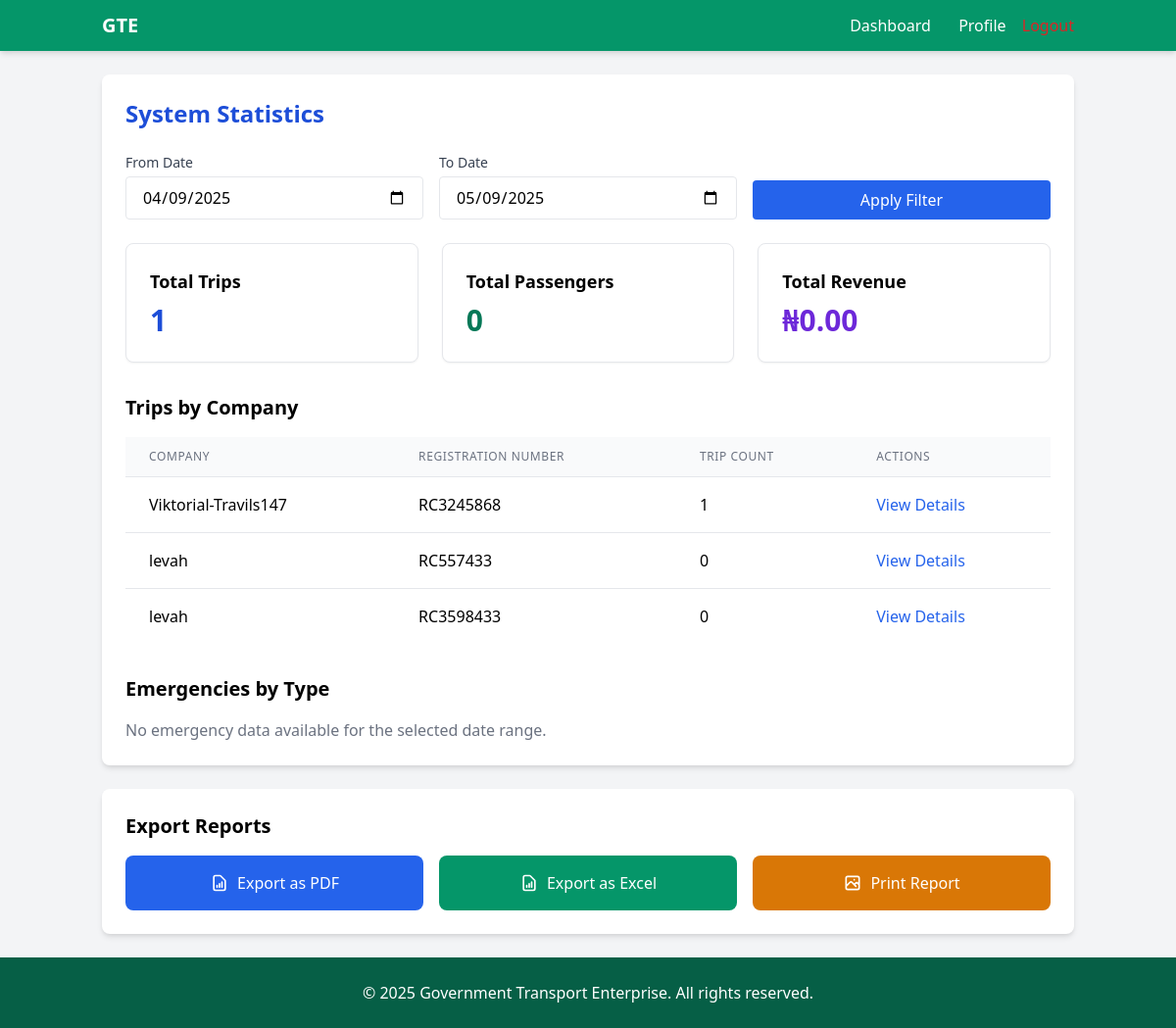
The app's page /dashboard/admin/statistics/ (signed in) with its own data.
### companies/models.py (models this page shows, shortened)
class Company(models.Model):
    user = models.OneToOneField(settings.AUTH_USER_MODEL, on_delete=models.CASCADE, related_name='company_profile')
    name = models.CharField(max_length=100)
    address = models.TextField()
    registration_number = models.CharField(max_length=50, unique=True)
    contact_person = models.CharField(max_length=100)
    contact_phone = models.CharField(max_length=15)
    logo = models.ImageField(upload_to='company_logos/', blank=True, null=True)
    date_joined = models.DateTimeField(auto_now_add=True)
    is_active = models.BooleanField(default=True)

### dashboard/views.py (the view)
# urls.py: path('admin/statistics/', views.system_statistics, name='admin_system_statistics'),
@login_required
def system_statistics(request):
    if not request.user.is_administrator():
        messages.error(request, "You don't have permission to access this page.")
        return redirect('home')
    date_from = request.GET.get('date_from', '')
    date_to = request.GET.get('date_to', '')
    if not date_from or not date_to:
        date_to = timezone.now().date()
        date_from = date_to - timedelta(days=30)
    trips = Trip.objects.filter(
        departure_time__date__gte=date_from,
        departure_time__date__lte=date_to
    )
    total_trips = trips.count()
    total_passengers = sum(trip.total_passengers() for trip in trips)
    total_revenue = sum(trip.total_fee() for trip in trips)
    trips_by_company = Company.objects.annotate(
        trip_count=Count('trips', filter=Q(
            trips__departure_time__date__gte=date_from,
            trips__departure_time__date__lte=date_to
        ))
    ).order_by('-trip_count')
    emergencies = Emergency.objects.filter(
        reported_time__date__gte=date_from,
        reported_time__date__lte=date_to
    )
    emergencies_by_type = emergencies.values('emergency_type').annotate(count=Count('id'))
    context = {
        'date_from': date_from,
        'date_to': date_to,
        'total_trips': total_trips,
        'total_passengers': total_passengers,
        'total_revenue': total_revenue,
        'trips_by_company': trips_by_company,
        'emergencies_by_type': emergencies_by_type,
    }
    return render(request, 'dashboard/system_statistics.html', context)

### accounts/models.py (called while the page is built)
    def is_administrator(self):
        return self.user_type == 'admin'

### trips/models.py (called while the page is built)
    def total_passengers(self):
        return self.passengers.count()

    def total_fee(self):
        return self.total_passengers() * self.fee_per_passenger

### templates/dashboard/system_statistics.html (shortened to what this page needs)
{% extends 'base.html' %}
{% block content %}
<div class="space-y-6">
    <div class="bg-white p-6 rounded-lg shadow-md">
        <h1 class="text-2xl font-bold text-blue-700 mb-6">System Statistics</h1>
        <form method="get" class="mb-6">
            <div class="grid grid-cols-1 md:grid-cols-3 gap-4">
                <div>
                    <label for="date_from" class="block text-sm font-medium text-gray-700 mb-1">From Date</label>
                    <input type="date" id="date_from" name="date_from" value="{{ date_from|date:'Y-m-d' }}" class="block w-full px-4 py-2 border rounded focus:outline-none focus:ring-2 focus:ring-blue-500">
                </div>
                <div>
                    <label for="date_to" class="block text-sm font-medium text-gray-700 mb-1">To Date</label>
                    <input type="date" id="date_to" name="date_to" value="{{ date_to|date:'Y-m-d' }}" class="block w-full px-4 py-2 border rounded focus:outline-none focus:ring-2 focus:ring-blue-500">
                </div>
                <div class="flex items-end">
                    <button type="submit" class="bg-blue-600 text-white px-4 py-2 rounded hover:bg-blue-700 w-full">
                        Apply Filter
                    </button>
                </div>
            </div>
        </form>
        <div class="grid grid-cols-1 md:grid-cols-3 gap-6 mb-8">
            <div class="bg-white p-6 border rounded-lg shadow-sm">
                <h3 class="text-lg font-semibold mb-2">Total Trips</h3>
                <p class="text-3xl font-bold text-blue-700">{{ total_trips }}</p>
            </div>
            <div class="bg-white p-6 border rounded-lg shadow-sm">
                <h3 class="text-lg font-semibold mb-2">Total Passengers</h3>
                <p class="text-3xl font-bold text-green-700">{{ total_passengers }}</p>
            </div>
            <div class="bg-white p-6 border rounded-lg shadow-sm">
                <h3 class="text-lg font-semibold mb-2">Total Revenue</h3>
                <p class="text-3xl font-bold text-purple-700">₦{{ total_revenue|floatformat:2 }}</p>
            </div>
        </div>
        <div class="mb-8">
            <h2 class="text-xl font-semibold mb-4">Trips by Company</h2>
            {% if trips_by_company %}
                <div class="overflow-x-auto">
                    <table class="min-w-full divide-y divide-gray-200">
                        <thead class="bg-gray-50">
                            <tr>
                                <th class="px-6 py-3 text-left text-xs font-medium text-gray-500 uppercase tracking-wider">Company</th>
                                <th class="px-6 py-3 text-left text-xs font-medium text-gray-500 uppercase tracking-wider">Registration Number</th>
                                <th class="px-6 py-3 text-left text-xs font-medium text-gray-500 uppercase tracking-wider">Trip Count</th>
                                <th class="px-6 py-3 text-left text-xs font-medium text-gray-500 uppercase tracking-wider">Actions</th>
                            </tr>
                        </thead>
                        <tbody class="bg-white divide-y divide-gray-200">
                            {% for company in trips_by_company %}
                                <tr>
                                    <td class="px-6 py-4 whitespace-nowrap font-medium">{{ company.name }}</td>
                                    <td class="px-6 py-4 whitespace-nowrap">{{ company.registration_number }}</td>
                                    <td class="px-6 py-4 whitespace-nowrap">{{ company.trip_count }}</td>
                                    <td class="px-6 py-4 whitespace-nowrap">
                                        <a href="{% url 'admin_company_detail' company.id %}" class="text-blue-600 hover:text-blue-900">View Details</a>
                                    </td>
                                </tr>
                            {% endfor %}
                        </tbody>
                    </table>
                </div>
            {% else %}
                <p class="text-gray-500">No trip data available for the selected date range.</p>
            {% endif %}
        </div>
        <div>
            <h2 class="text-xl font-semibold mb-4">Emergencies by Type</h2>
            {% if emergencies_by_type %}
                <div class="overflow-x-auto">
                    <table class="min-w-full divide-y divide-gray-200">
                        <thead class="bg-gray-50">
                            <tr>
                                <th class="px-6 py-3 text-left text-xs font-medium text-gray-500 uppercase tracking-wider">Emergency Type</th>
                                <th class="px-6 py-3 text-left text-xs font-medium text-gray-500 uppercase tracking-wider">Count</th>
                            </tr>
                        </thead>
                        <tbody class="bg-white divide-y divide-gray-200">
                            {% for emergency in emergencies_by_type %}
                                <tr>
                                    <td class="px-6 py-4 whitespace-nowrap font-medium">
                                        {% if emergency.emergency_type == 'accident' %}
                                            Accident
                                        {% elif emergency.emergency_type == 'breakdown' %}
                                            Vehicle Breakdown
                                        {% elif emergency.emergency_type == 'medical' %}
                                            Medical Emergency
                                        {% elif emergency.emergency_type == 'security' %}
                                            Security Incident
                                        {% else %}
                                            Other
                                        {% endif %}
                                    </td>
                                    <td class="px-6 py-4 whitespace-nowrap">{{ emergency.count }}</td>
                                </tr>
                            {% endfor %}
                        </tbody>
                    </table>
                </div>
            {% else %}
                <p class="text-gray-500">No emergency data available for the selected date range.</p>
            {% endif %}
        </div>
    </div>
    <div class="bg-white p-6 rounded-lg shadow-md">
        <h2 class="text-xl font-semibold mb-4">Export Reports</h2>
        <div class="grid grid-cols-1 md:grid-cols-3 gap-4">
            <a href="#" class="bg-blue-600 text-white p-4 rounded-lg flex items-center justify-center hover:bg-blue-700 transition">
                Export as PDF
            </a>
            <a href="#" class="bg-green-600 text-white p-4 rounded-lg flex items-center justify-center hover:bg-green-700 transition">
                Export as Excel
            </a>
            <a href="#" class="bg-yellow-600 text-white p-4 rounded-lg flex items-center justify-center hover:bg-yellow-700 transition">
                Print Report
            </a>
        </div>
    </div>
</div>
{% endblock %}

### records on screen
Company: name "Viktorial-Travils147", registration_number "RC3245868", trip_count "1"
Company: name "levah", registration_number "RC557433", trip_count "0"
Company: name "levah", registration_number "RC3598433", trip_count "0"

### other values on screen
{{ total_trips }} "1"
{{ total_passengers }} "0"
{{ total_revenue|floatformat:2 }} "0.00"
